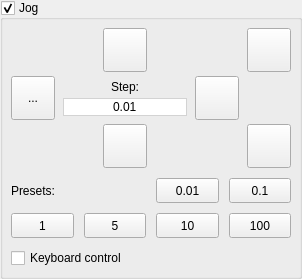
       <widget class="QGroupBox" name="grpJog">
        <property name="title">
         <string>Jog</string>
        </property>
        <property name="checkable">
         <bool>true</bool>
        </property>
        <layout class="QVBoxLayout" name="verticalLayout_11">
         <property name="leftMargin">
          <number>8</number>
         </property>
         <property name="topMargin">
          <number>8</number>
         </property>
         <property name="rightMargin">
          <number>8</number>
         </property>
         <property name="bottomMargin">
          <number>8</number>
         </property>
         <item>
          <widget class="QWidget" name="widgetJog" native="true">
           <layout class="QVBoxLayout" name="verticalLayout_9">
            <property name="spacing">
             <number>10</number>
            </property>
            <property name="leftMargin">
             <number>0</number>
            </property>
            <property name="topMargin">
             <number>0</number>
            </property>
            <property name="rightMargin">
             <number>0</number>
            </property>
            <property name="bottomMargin">
             <number>0</number>
            </property>
            <item>
             <layout class="QGridLayout" name="gridLayout_3">
              <property name="horizontalSpacing">
               <number>8</number>
              </property>
              <property name="verticalSpacing">
               <number>4</number>
              </property>
              <item row="1" column="1">
               <layout class="QVBoxLayout" name="verticalLayout_10">
                <property name="spacing">
                 <number>4</number>
                </property>
                <item>
                 <spacer name="verticalSpacer">
                  <property name="orientation">
                   <enum>Qt::Vertical</enum>
                  </property>
                  <property name="sizeType">
                   <enum>QSizePolicy::Maximum</enum>
                  </property>
                  <property name="sizeHint" stdset="0">
                   <size>
                    <width>20</width>
                    <height>40</height>
                   </size>
                  </property>
                 </spacer>
                </item>
                <item>
                 <widget class="QLabel" name="label_3">
                  <property name="text">
                   <string>Step:</string>
                  </property>
                  <property name="alignment">
                   <set>Qt::AlignCenter</set>
                  </property>
                 </widget>
                </item>
                <item>
                 <widget class="QDoubleSpinBox" name="txtJogStep">
                  <property name="sizePolicy">
                   <sizepolicy hsizetype="Minimum" vsizetype="Fixed">
                    <horstretch>0</horstretch>
                    <verstretch>0</verstretch>
                   </sizepolicy>
                  </property>
                  <property name="minimumSize">
                   <size>
                    <width>30</width>
                    <height>0</height>
                   </size>
                  </property>
                  <property name="styleSheet">
                   <string notr="true">QDoubleSpinBox {
	border: 1px solid lightgray;
}

QDoubleSpinBox:focus {
	border: 1px solid lightsteelblue;
}</string>
                  </property>
                  <property name="alignment">
                   <set>Qt::AlignCenter</set>
                  </property>
                  <property name="buttonSymbols">
                   <enum>QAbstractSpinBox::NoButtons</enum>
                  </property>
                  <property name="minimum">
                   <double>0.010000000000000</double>
                  </property>
                  <property name="maximum">
                   <double>100.000000000000000</double>
                  </property>
                  <property name="singleStep">
                   <double>0.010000000000000</double>
                  </property>
                 </widget>
                </item>
                <item>
                 <spacer name="verticalSpacer_2">
                  <property name="orientation">
                   <enum>Qt::Vertical</enum>
                  </property>
                  <property name="sizeType">
                   <enum>QSizePolicy::Maximum</enum>
                  </property>
                  <property name="sizeHint" stdset="0">
                   <size>
                    <width>20</width>
                    <height>40</height>
                   </size>
                  </property>
                 </spacer>
                </item>
               </layout>
              </item>
              <item row="1" column="0">
               <widget class="StyledToolButton" name="cmdXMinus">
                <property name="sizePolicy">
                 <sizepolicy hsizetype="Fixed" vsizetype="Fixed">
                  <horstretch>0</horstretch>
                  <verstretch>0</verstretch>
                 </sizepolicy>
                </property>
                <property name="minimumSize">
                 <size>
                  <width>44</width>
                  <height>44</height>
                 </size>
                </property>
                <property name="toolTip">
                 <string>X-</string>
                </property>
                <property name="text">
                 <string>...</string>
                </property>
                <property name="icon">
                 <iconset resource="res.qrc">
                  <normaloff>:/images/1401561986_chevron-left.png</normaloff>:/images/1401561986_chevron-left.png</iconset>
                </property>
                <property name="iconSize">
                 <size>
                  <width>30</width>
                  <height>30</height>
                 </size>
                </property>
               </widget>
              </item>
              <item row="2" column="1">
               <layout class="QHBoxLayout" name="horizontalLayout_13">
                <property name="spacing">
                 <number>0</number>
                </property>
                <item>
                 <spacer name="horizontalSpacer_4">
                  <property name="orientation">
                   <enum>Qt::Horizontal</enum>
                  </property>
                  <property name="sizeHint" stdset="0">
                   <size>
                    <width>40</width>
                    <height>20</height>
                   </size>
                  </property>
                 </spacer>
                </item>
                <item>
                 <widget class="StyledToolButton" name="cmdYMinus">
                  <property name="sizePolicy">
                   <sizepolicy hsizetype="Fixed" vsizetype="Fixed">
                    <horstretch>0</horstretch>
                    <verstretch>0</verstretch>
                   </sizepolicy>
                  </property>
                  <property name="minimumSize">
                   <size>
                    <width>44</width>
                    <height>44</height>
                   </size>
                  </property>
                  <property name="toolTip">
                   <string>Y-</string>
                  </property>
                  <property name="text">
                   <string/>
                  </property>
                  <property name="icon">
                   <iconset resource="res.qrc">
                    <normaloff>:/images/1401562173_chevron-down.png</normaloff>:/images/1401562173_chevron-down.png</iconset>
                  </property>
                  <property name="iconSize">
                   <size>
                    <width>30</width>
                    <height>30</height>
                   </size>
                  </property>
                 </widget>
                </item>
                <item>
                 <spacer name="horizontalSpacer_5">
                  <property name="orientation">
                   <enum>Qt::Horizontal</enum>
                  </property>
                  <property name="sizeHint" stdset="0">
                   <size>
                    <width>40</width>
                    <height>20</height>
                   </size>
                  </property>
                 </spacer>
                </item>
               </layout>
              </item>
              <item row="1" column="2">
               <widget class="StyledToolButton" name="cmdXPlus">
                <property name="sizePolicy">
                 <sizepolicy hsizetype="Fixed" vsizetype="Fixed">
                  <horstretch>0</horstretch>
                  <verstretch>0</verstretch>
                 </sizepolicy>
                </property>
                <property name="minimumSize">
                 <size>
                  <width>44</width>
                  <height>44</height>
                 </size>
                </property>
                <property name="toolTip">
                 <string>X+</string>
                </property>
                <property name="text">
                 <string/>
                </property>
                <property name="icon">
                 <iconset resource="res.qrc">
                  <normaloff>:/images/1401562173_chevron-right.png</normaloff>:/images/1401562173_chevron-right.png</iconset>
                </property>
                <property name="iconSize">
                 <size>
                  <width>30</width>
                  <height>30</height>
                 </size>
                </property>
               </widget>
              </item>
              <item row="0" column="1">
               <layout class="QHBoxLayout" name="horizontalLayout_12">
                <property name="spacing">
                 <number>0</number>
                </property>
                <item>
                 <spacer name="horizontalSpacer_2">
                  <property name="orientation">
                   <enum>Qt::Horizontal</enum>
                  </property>
                  <property name="sizeHint" stdset="0">
                   <size>
                    <width>40</width>
                    <height>20</height>
                   </size>
                  </property>
                 </spacer>
                </item>
                <item>
                 <widget class="StyledToolButton" name="cmdYPlus">
                  <property name="sizePolicy">
                   <sizepolicy hsizetype="Fixed" vsizetype="Fixed">
                    <horstretch>0</horstretch>
                    <verstretch>0</verstretch>
                   </sizepolicy>
                  </property>
                  <property name="minimumSize">
                   <size>
                    <width>44</width>
                    <height>44</height>
                   </size>
                  </property>
                  <property name="toolTip">
                   <string>Y+</string>
                  </property>
                  <property name="text">
                   <string/>
                  </property>
                  <property name="icon">
                   <iconset resource="res.qrc">
                    <normaloff>:/images/1401562173_chevron-up.png</normaloff>:/images/1401562173_chevron-up.png</iconset>
                  </property>
                  <property name="iconSize">
                   <size>
                    <width>30</width>
                    <height>30</height>
                   </size>
                  </property>
                 </widget>
                </item>
                <item>
                 <spacer name="horizontalSpacer_3">
                  <property name="orientation">
                   <enum>Qt::Horizontal</enum>
                  </property>
                  <property name="sizeHint" stdset="0">
                   <size>
                    <width>40</width>
                    <height>20</height>
                   </size>
                  </property>
                 </spacer>
                </item>
               </layout>
              </item>
              <item row="0" column="3">
               <widget class="StyledToolButton" name="cmdZPlus">
                <property name="sizePolicy">
                 <sizepolicy hsizetype="Fixed" vsizetype="Fixed">
                  <horstretch>0</horstretch>
                  <verstretch>0</verstretch>
                 </sizepolicy>
                </property>
                <property name="minimumSize">
                 <size>
                  <width>44</width>
                  <height>44</height>
                 </size>
                </property>
                <property name="toolTip">
                 <string>Z+</string>
                </property>
                <property name="text">
                 <string/>
                </property>
                <property name="icon">
                 <iconset resource="res.qrc">
                  <normaloff>:/images/1401562699_icon-arrow-up-b.png</normaloff>:/images/1401562699_icon-arrow-up-b.png</iconset>
                </property>
                <property name="iconSize">
                 <size>
                  <width>28</width>
                  <height>28</height>
                 </size>
                </property>
               </widget>
              </item>
              <item row="2" column="3">
               <widget class="StyledToolButton" name="cmdZMinus">
                <property name="sizePolicy">
                 <sizepolicy hsizetype="Fixed" vsizetype="Fixed">
                  <horstretch>0</horstretch>
                  <verstretch>0</verstretch>
                 </sizepolicy>
                </property>
                <property name="minimumSize">
                 <size>
                  <width>44</width>
                  <height>44</height>
                 </size>
                </property>
                <property name="toolTip">
                 <string>Z-</string>
                </property>
                <property name="text">
                 <string/>
                </property>
                <property name="icon">
                 <iconset resource="res.qrc">
                  <normaloff>:/images/1401562699_icon-arrow-down-b.png</normaloff>:/images/1401562699_icon-arrow-down-b.png</iconset>
                </property>
                <property name="iconSize">
                 <size>
                  <width>28</width>
                  <height>28</height>
                 </size>
                </property>
               </widget>
              </item>
             </layout>
            </item>
            <item>
             <layout class="QHBoxLayout" name="horizontalLayout">
              <item>
               <layout class="QVBoxLayout" name="verticalLayout_14">
                <item>
                 <widget class="QLabel" name="label_4">
                  <property name="text">
                   <string>Presets:</string>
                  </property>
                 </widget>
                </item>
                <item>
                 <layout class="QHBoxLayout" name="horizontalLayout_6">
                  <item>
                   <widget class="StyledToolButton" name="cmdJogStep3">
                    <property name="sizePolicy">
                     <sizepolicy hsizetype="Minimum" vsizetype="Fixed">
                      <horstretch>0</horstretch>
                      <verstretch>0</verstretch>
                     </sizepolicy>
                    </property>
                    <property name="minimumSize">
                     <size>
                      <width>42</width>
                      <height>25</height>
                     </size>
                    </property>
                    <property name="text">
                     <string>1</string>
                    </property>
                    <property name="checkable">
                     <bool>true</bool>
                    </property>
                   </widget>
                  </item>
                  <item>
                   <widget class="StyledToolButton" name="cmdJogStep4">
                    <property name="sizePolicy">
                     <sizepolicy hsizetype="Minimum" vsizetype="Fixed">
                      <horstretch>0</horstretch>
                      <verstretch>0</verstretch>
                     </sizepolicy>
                    </property>
                    <property name="minimumSize">
                     <size>
                      <width>42</width>
                      <height>25</height>
                     </size>
                    </property>
                    <property name="text">
                     <string>5</string>
                    </property>
                    <property name="checkable">
                     <bool>true</bool>
                    </property>
                   </widget>
                  </item>
                 </layout>
                </item>
               </layout>
              </item>
              <item>
               <layout class="QGridLayout" name="gridLayout_2">
                <item row="0" column="1">
                 <widget class="StyledToolButton" name="cmdJogStep2">
                  <property name="sizePolicy">
                   <sizepolicy hsizetype="Minimum" vsizetype="Fixed">
                    <horstretch>0</horstretch>
                    <verstretch>0</verstretch>
                   </sizepolicy>
                  </property>
                  <property name="minimumSize">
                   <size>
                    <width>42</width>
                    <height>25</height>
                   </size>
                  </property>
                  <property name="text">
                   <string>0.1</string>
                  </property>
                  <property name="checkable">
                   <bool>true</bool>
                  </property>
                 </widget>
                </item>
                <item row="0" column="0">
                 <widget class="StyledToolButton" name="cmdJogStep1">
                  <property name="sizePolicy">
                   <sizepolicy hsizetype="Minimum" vsizetype="Fixed">
                    <horstretch>0</horstretch>
                    <verstretch>0</verstretch>
                   </sizepolicy>
                  </property>
                  <property name="minimumSize">
                   <size>
                    <width>42</width>
                    <height>25</height>
                   </size>
                  </property>
                  <property name="text">
                   <string>0.01</string>
                  </property>
                  <property name="checkable">
                   <bool>true</bool>
                  </property>
                 </widget>
                </item>
                <item row="1" column="0">
                 <widget class="StyledToolButton" name="cmdJogStep5">
                  <property name="sizePolicy">
                   <sizepolicy hsizetype="Minimum" vsizetype="Fixed">
                    <horstretch>0</horstretch>
                    <verstretch>0</verstretch>
                   </sizepolicy>
                  </property>
                  <property name="minimumSize">
                   <size>
                    <width>42</width>
                    <height>25</height>
                   </size>
                  </property>
                  <property name="text">
                   <string>10</string>
                  </property>
                  <property name="checkable">
                   <bool>true</bool>
                  </property>
                 </widget>
                </item>
                <item row="1" column="1">
                 <widget class="StyledToolButton" name="cmdJogStep6">
                  <property name="sizePolicy">
                   <sizepolicy hsizetype="Minimum" vsizetype="Fixed">
                    <horstretch>0</horstretch>
                    <verstretch>0</verstretch>
                   </sizepolicy>
                  </property>
                  <property name="minimumSize">
                   <size>
                    <width>42</width>
                    <height>25</height>
                   </size>
                  </property>
                  <property name="text">
                   <string>100</string>
                  </property>
                  <property name="checkable">
                   <bool>true</bool>
                  </property>
                 </widget>
                </item>
               </layout>
              </item>
             </layout>
            </item>
            <item>
             <widget class="QCheckBox" name="chkKeyboardControl">
              <property name="text">
               <string>Keyboard control</string>
              </property>
             </widget>
            </item>
           </layout>
          </widget>
         </item>
        </layout>
       </widget>
